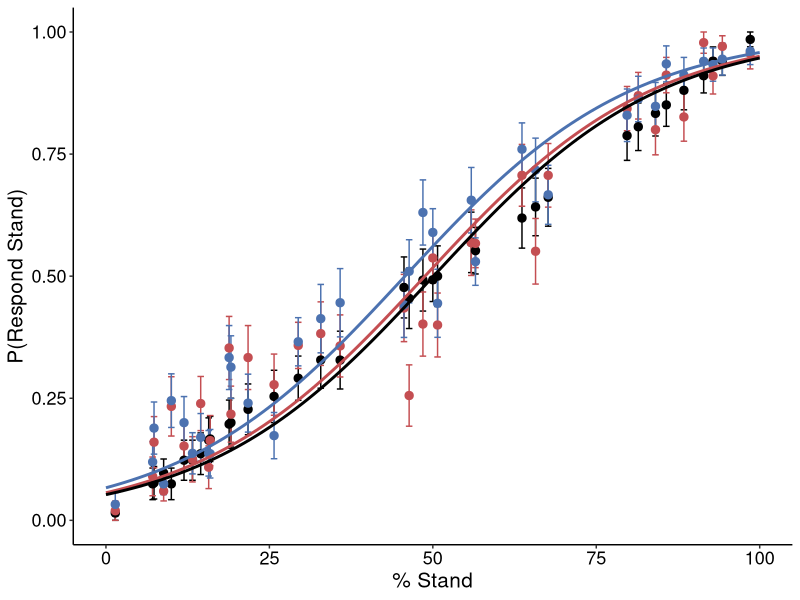
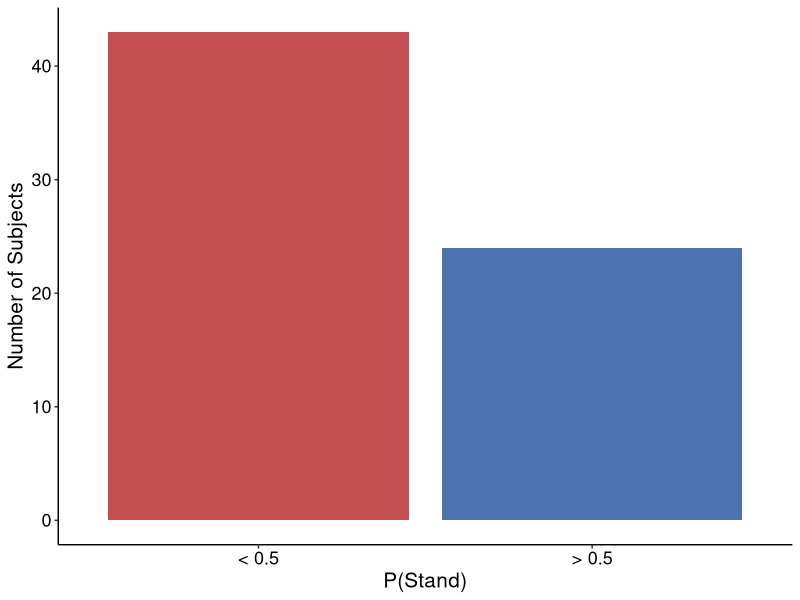
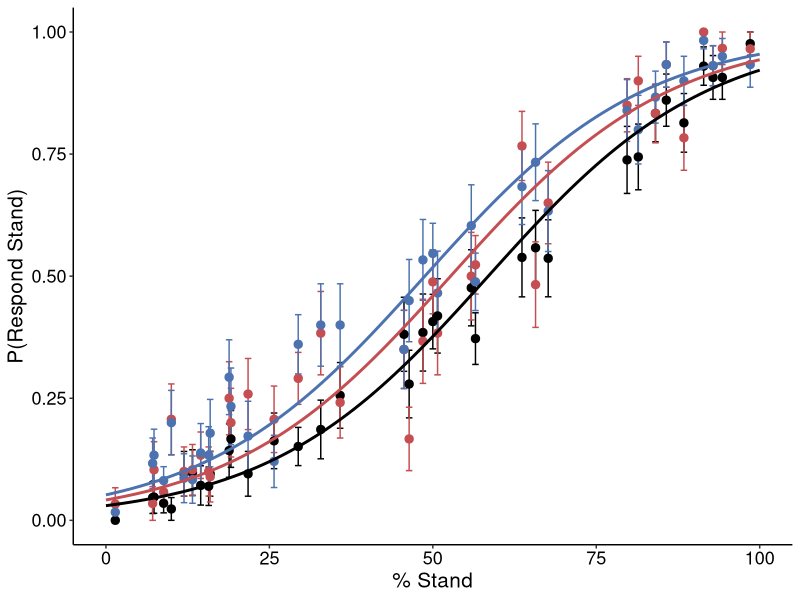
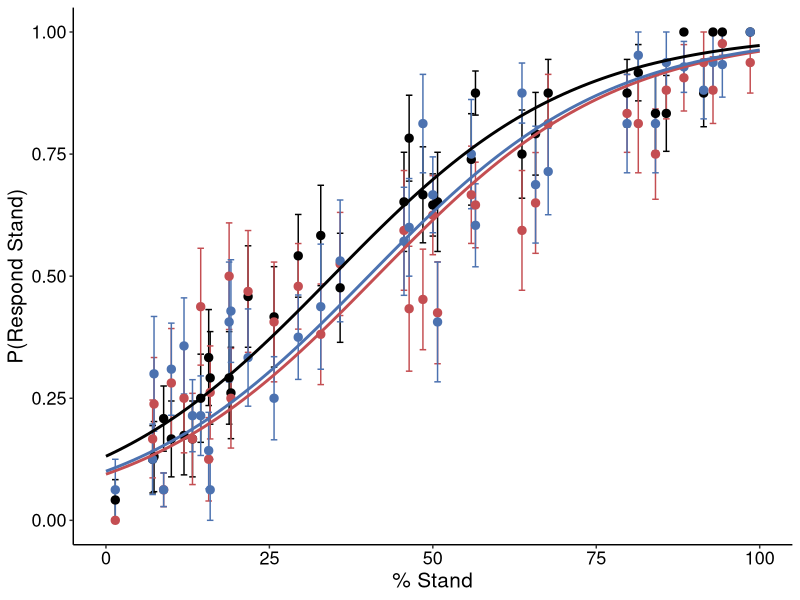
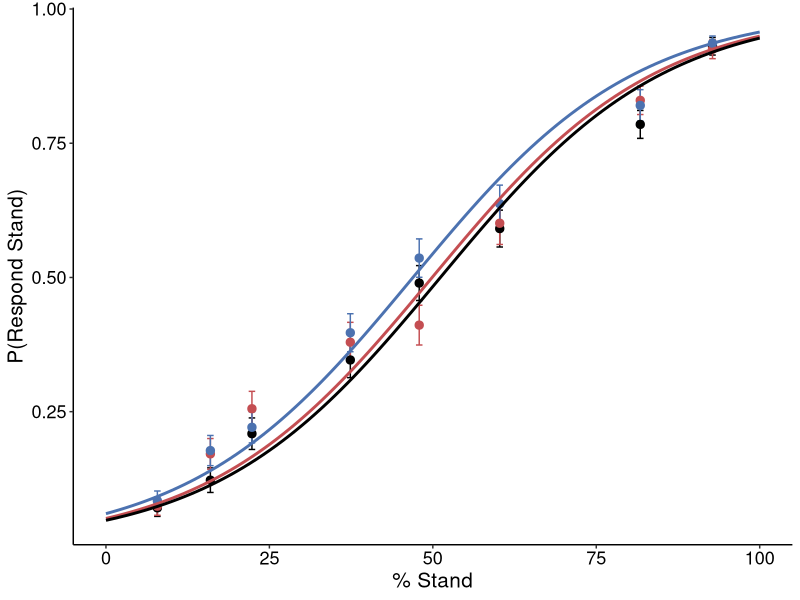
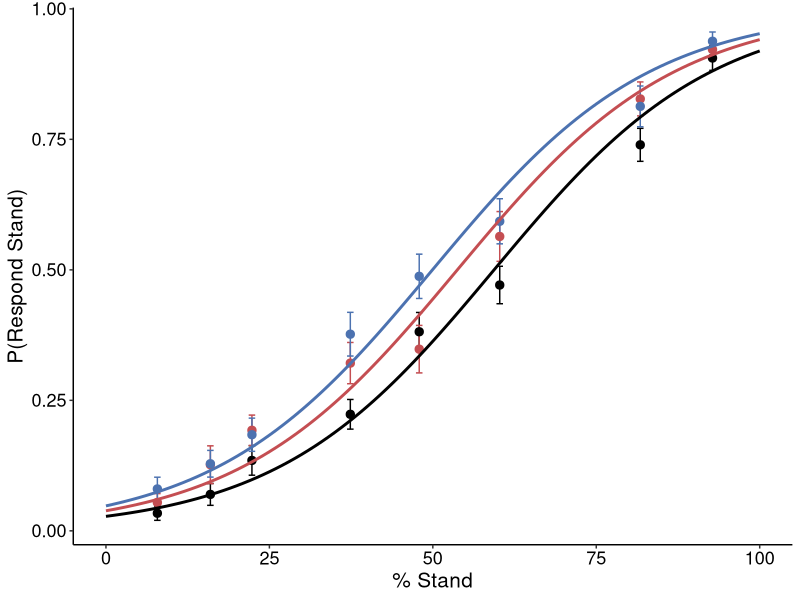
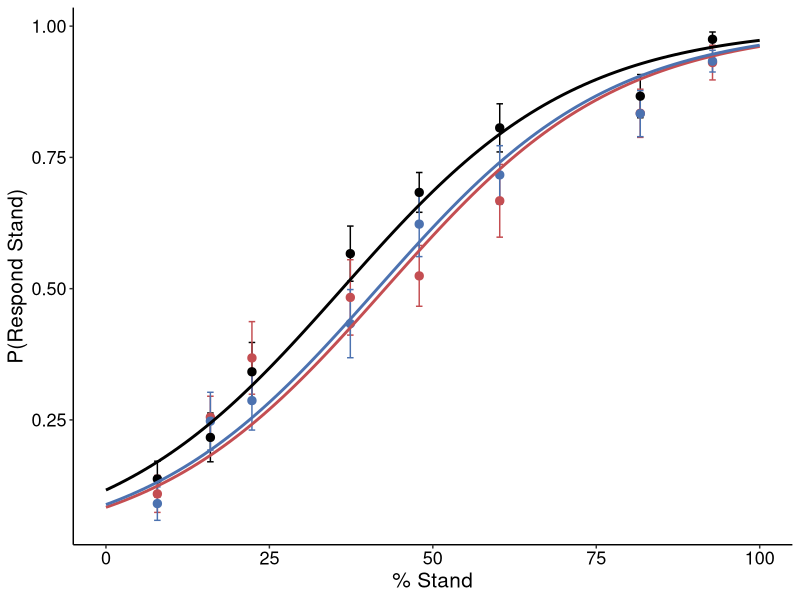

Generate these figures, in order, with R:
## ---- chunk 1

setwd(dirname(rstudioapi::getSourceEditorContext()$path))

knitr::opts_chunk$set(echo = FALSE)

rm(list = ls())

#####################################################################
#                           Import Libraries                        #
#####################################################################
library("tidyr")
library("dplyr")
library("ggplot2")
library("lme4")
library("lmerTest")
library("car")
library("Hmisc")
library("stringr")

sem <- 
  function(x) {sd(x,na.rm = T) / sqrt(length(x))}

## ---- chunk 2

AllData = read.csv("../data/blocks_complete.csv")

AllData = AllData[,-c(4)] 
AllData = subset(AllData, response != "null")
AllData = AllData[!is.na(AllData$"sub"),]

AllData$sub = as.factor(AllData$sub)
AllData$response = as.numeric(AllData$response)

## ---- chunk 3
neutral_data = subset(AllData, motivation == "neutral") %>%
  group_by(stimulus) %>%
  dplyr::summarise(Cat_n = mean(response) * 100)

neutral_data$ranked_ntile = ntile(neutral_data$Cat_n, 8)

# for all images
AllData <- AllData %>% 
  inner_join(neutral_data, by = "stimulus")

# find pStand per subject
thisdata <- subset(AllData, motivation == "neutral") %>%
  group_by(sub) %>%
  dplyr::summarise(pStand = mean(response))

# divide the participants where p(Stand) > 0.5 and p(Stand) < 0.5
Bin_Data = AllData %>%
  group_by(ranked_ntile) %>%
  dplyr::summarise(bin_Cat_n = mean(response) * 100)

AllData <- AllData %>% 
  inner_join(Bin_Data, by = "ranked_ntile")

tempdata <- thisdata %>% 
  filter(pStand > 0.5) %>%
  mutate(pStand_group = "> 0.5")

tempdata2 <- thisdata %>% 
  filter(pStand < 0.5) %>%
  mutate(pStand_group = "< 0.5")

pStand_group = rbind(tempdata, tempdata2)
pStand_group = pStand_group[,-c(2)]

thisdata <- thisdata %>% inner_join(pStand_group, by = "sub")
AllData <- AllData %>% inner_join(pStand_group, by = "sub")

## ---- chunk 4

WholeData = AllData
WholeData$motivation = relevel(factor(WholeData$motivation), ref = "neutral")

res_cat_n = glmer(
  response ~ Cat_n + motivation + (motivation|sub), 
  WholeData, family = binomial(link = "logit"), 
  control = glmerControl(calc.derivs = FALSE)
  )

summary(res_cat_n)

## ---- chunk 5

# create predicted dataset

res_coef_whole = coef(summary(res_cat_n))

intercept = res_coef_whole[1,1]
Cat_n = res_coef_whole[2,1]
Fall_est = res_coef_whole[3,1]
Stand_est = res_coef_whole[4,1]

pred.data_whole = data.frame(stim_n = rep(seq(0, 100, len = 101), 3),
                            condition = c(rep("neutral", 101),
                                          rep("fall", 101),
                                          rep("stand", 101)))

pred.data_whole$response = 
  ifelse(pred.data_whole$condition == "neutral", 1/(1 + exp(-(intercept + Cat_n * 
                                                               pred.data_whole$stim_n))),
  ifelse(pred.data_whole$condition == "fall", 1/(1 + exp(-(intercept + Cat_n * 
                                                            pred.data_whole$stim_n + Fall_est))), 
                          1/(1 + exp(-(intercept + Cat_n * pred.data_whole$stim_n + Stand_est)))))

sub_avg_whole <- WholeData %>% 
  group_by(sub, Cat_n, motivation) %>% 
  dplyr::summarise(Avg = mean(response))

## ---- chunk 6

group.colors <- c(stand="#4C72B0", fall="#C44E52", neutral="#000000")

plot.behav = ggplot() +
  stat_summary(data = sub_avg_whole, aes(x = Cat_n, y = Avg, color =  motivation),
               fun.data = mean_cl_normal, geom = "errorbar", width = 1,
               fun.args = list(mult = 1), alpha = 1) +
  stat_summary(data = sub_avg_whole, aes(x = Cat_n, y = Avg, color = motivation),
               fun.y = mean, geom = "point", size = 2.5, alpha = 1) +
  geom_line(data = pred.data_whole, aes(x = stim_n, y = response, color = condition), size = 1, alpha = 1) + 
  theme(legend.position = "none",
        panel.grid.major = element_blank(),
        panel.grid.minor = element_blank(),
        panel.background = element_blank(),
        axis.line = element_line(color = "black"),
        axis.text.x = element_text(size = 13, color = "black"),
        axis.text.y  = element_text(size=13,color="black"),
        axis.title.x = element_text(size=15),
        axis.title.y = element_text(size=15),
        strip.background = element_blank(),
        strip.text.x = element_text(face = "bold", size = 15)) +
  xlab("% Stand") + ylab("P(Respond Stand)") +
  scale_colour_manual(values=group.colors)

plot.behav

## ---- chunk 7

group.colors <- c("> 0.5" = "#4C72B0", "< 0.5" = "#C44E52")

ggplot(thisdata, aes(x=pStand_group, fill = pStand_group)) + geom_bar() +
  theme(legend.position="none",
      panel.grid.major = element_blank(), 
        panel.grid.minor = element_blank(),
        panel.background = element_blank(), 
        axis.line = element_line(colour = "black"),
        axis.text.x  = element_text(size=13,color="black"),
        axis.text.y  = element_text(size=13,color="black"),
        axis.title.x = element_text(size=15), 
        axis.title.y = element_text(size=15),
        strip.background = element_blank(),
        strip.text.x = element_text(face = "bold", size = 15)) +
  xlab("P(Stand)") +
  ylab("Number of Subjects") +
  scale_colour_manual(values=group.colors) +
  scale_fill_manual(values=group.colors)

## ---- chunk 8

FallBiasData = subset(AllData, pStand_group == "< 0.5")
FallBiasData$motivation = relevel(factor(FallBiasData$motivation), ref = "neutral")

res_cat_n_fall = glmer(
  response ~ Cat_n + motivation + (motivation|sub), 
  FallBiasData, family = binomial(link = "logit"), 
  control = glmerControl(calc.derivs = FALSE)
  )

summary(res_cat_n_fall)

## ---- chunk 9

# create predicted dataset

res_coef_fall = coef(summary(res_cat_n_fall))

intercept = res_coef_fall[1,1]
Cat_n = res_coef_fall[2,1]
Fall_est = res_coef_fall[3,1]
Stand_est = res_coef_fall[4,1]

pred.data_fall = data.frame(stim_n = rep(seq(0, 100, len = 101), 3),
                            condition = c(rep("neutral", 101),
                                          rep("fall", 101),
                                          rep("stand", 101)))

pred.data_fall$response = 
  ifelse(pred.data_fall$condition == "neutral", 1/(1 + exp(-(intercept + Cat_n * 
                                                               pred.data_fall$stim_n))),
  ifelse(pred.data_fall$condition == "fall", 1/(1 + exp(-(intercept + Cat_n * 
                                                            pred.data_fall$stim_n + Fall_est))), 
                          1/(1 + exp(-(intercept + Cat_n * pred.data_fall$stim_n + Stand_est)))))

sub_avg_fall <- FallBiasData %>% 
  group_by(sub, Cat_n, motivation) %>% 
  dplyr::summarise(Avg = mean(response))

## ---- chunk 10

group.colors <- c(stand="#4C72B0", fall="#C44E52", neutral="#000000")

plot.behav = ggplot() +
  stat_summary(data = sub_avg_fall, aes(x = Cat_n, y = Avg, color =  motivation),
               fun.data = mean_cl_normal, geom = "errorbar", width = 1,
               fun.args = list(mult = 1), alpha = 1) +
  stat_summary(data = sub_avg_fall, aes(x = Cat_n, y = Avg, color = motivation),
               fun.y = mean, geom = "point", size = 2.5, alpha = 1) +
  geom_line(data = pred.data_fall, aes(x = stim_n, y = response, color = condition), size = 1, alpha = 1) + 
  theme(legend.position = "none",
        panel.grid.major = element_blank(),
        panel.grid.minor = element_blank(),
        panel.background = element_blank(),
        axis.line = element_line(color = "black"),
        axis.text.x = element_text(size = 13, color = "black"),
        axis.text.y  = element_text(size=13,color="black"),
        axis.title.x = element_text(size=15),
        axis.title.y = element_text(size=15),
        strip.background = element_blank(),
        strip.text.x = element_text(face = "bold", size = 15)) +
  xlab("% Stand") + ylab("P(Respond Stand)") +
  scale_colour_manual(values=group.colors)

plot.behav

## ---- chunk 11

StandBiasData = subset(AllData, pStand_group == "> 0.5")
StandBiasData$motivation = relevel(factor(StandBiasData$motivation), ref="neutral")

res_cat_n_stand = glmer(response ~ Cat_n + motivation + (motivation|sub), StandBiasData, 
              family = binomial(link="logit"), control = glmerControl(calc.derivs = FALSE))
  
summary(res_cat_n_stand)

## ---- chunk 12

# create predicted dataset

res_coef_stand = coef(summary(res_cat_n_stand))

intercept = res_coef_stand[1,1]
Cat_n = res_coef_stand[2,1]
Fall_est = res_coef_stand[3,1]
Stand_est = res_coef_stand[4,1]

pred.data_stand = data.frame(stim_n = rep(seq(0, 100, len = 101), 3),
                       condition = c(rep("fall",101), rep("neutral",101), rep("stand",101)))

pred.data_stand$response= ifelse(pred.data_stand$condition == "neutral", 1/(1 + exp(-(intercept + Cat_n * pred.data_stand$stim_n))),
                    ifelse(pred.data_stand$condition == "fall", 1/(1 + exp(-(intercept + Cat_n * pred.data_stand$stim_n + Fall_est))),
                        1/(1 + exp(-(intercept + Cat_n * pred.data_stand$stim_n + Stand_est)))))

sub_avg_stand <- StandBiasData %>% 
  group_by(sub, Cat_n, motivation) %>% 
  dplyr::summarise(Avg = mean(response))

## ---- chunk 13

plot.behav = ggplot() +
  stat_summary(data = sub_avg_stand, aes(x=Cat_n, y=Avg, color = motivation),
               fun.data = mean_cl_normal, geom = "errorbar", width=1,
               fun.args = list(mult = 1), alpha = 1) + 
  stat_summary(data = sub_avg_stand, aes(x=Cat_n, y=Avg, color = motivation),
               fun.y=mean,geom="point", size=2.5, alpha = 1) +
  geom_line(data = pred.data_stand, aes(x=stim_n, y=response, color = condition), size=1, alpha = 1) +
  theme(legend.position="none",
      panel.grid.major = element_blank(), 
        panel.grid.minor = element_blank(),
        panel.background = element_blank(), 
        axis.line = element_line(colour = "black"),
        axis.text.x  = element_text(size=13,color="black"),
        axis.text.y  = element_text(size=13,color="black"),
        axis.title.x = element_text(size=15),
        axis.title.y = element_text(size=15),
        strip.background = element_blank(),
        strip.text.x = element_text(face = "bold", size = 15)) +
  xlab("% Stand") + ylab("P(Respond Stand)") +
  scale_colour_manual(values=group.colors)

plot.behav

## ---- chunk 14
WholeData = AllData
WholeData$motivation = relevel(factor(WholeData$motivation), ref = "neutral")

res_cat_n = glmer(
  response ~ bin_Cat_n + motivation + (motivation|sub), 
  WholeData, family = binomial(link = "logit"), 
  control = glmerControl(calc.derivs = FALSE)
  )

summary(res_cat_n)
## ---- chunk 15

# create predicted dataset

res_coef_whole = coef(summary(res_cat_n))

intercept = res_coef_whole[1,1]
Cat_n = res_coef_whole[2,1]
Fall_est = res_coef_whole[3,1]
Stand_est = res_coef_whole[4,1]

pred.data_whole = data.frame(stim_n = rep(seq(0, 100, len = 101), 3),
                       condition = c(rep("neutral",101), rep("fall",101), rep("stand",101)))

pred.data_whole$response= ifelse(pred.data_fall$condition == "neutral", 1/(1 + exp(-(intercept + Cat_n * pred.data_whole$stim_n))),
                    ifelse(pred.data_fall$condition == "fall", 1/(1 + exp(-(intercept + Cat_n * pred.data_whole$stim_n + Fall_est))),
                        1/(1 + exp(-(intercept + Cat_n * pred.data_fall$stim_n + Stand_est)))))

sub_avg_whole <- WholeData %>% 
  group_by(sub, bin_Cat_n, motivation) %>% 
  dplyr::summarise(Avg = mean(response))

## ---- chunk 16

group.colors <- c(stand="#4C72B0", fall="#C44E52", neutral="#000000")

plot.behav = ggplot() +
  stat_summary(data = sub_avg_whole, aes(x=bin_Cat_n, y=Avg, color = motivation),
               fun.data = mean_cl_normal, geom = "errorbar", width=1,
               fun.args = list(mult = 1), alpha = 1) + 
  stat_summary(data = sub_avg_whole, aes(x=bin_Cat_n, y=Avg, color = motivation),
               fun.y=mean,geom="point", size=2.5, alpha = 1) +
  geom_line(data = pred.data_whole, aes(x=stim_n, y=response, color = condition), size=1, alpha = 1) +
  theme(legend.position="none",
      panel.grid.major = element_blank(), 
        panel.grid.minor = element_blank(),
        panel.background = element_blank(), 
        axis.line = element_line(colour = "black"),
        axis.text.x  = element_text(size=13,color="black"),
        axis.text.y  = element_text(size=13,color="black"),
        axis.title.x = element_text(size=15),
        axis.title.y = element_text(size=15),
        strip.background = element_blank(),
        strip.text.x = element_text(face = "bold", size = 15)) +
  xlab("% Stand") + ylab("P(Respond Stand)") +
  scale_colour_manual(values=group.colors)

plot.behav

## ---- chunk 17

FallBiasData = subset(AllData, pStand_group == "< 0.5")
FallBiasData$motivation = relevel(factor(FallBiasData$motivation), ref="neutral")

res_cat_n_fall = glmer(response ~ bin_Cat_n + motivation + (motivation|sub), FallBiasData, 
              family = binomial(link="logit"), control = glmerControl(calc.derivs = FALSE))

summary(res_cat_n_fall)

## ---- chunk 18

# create predicted dataset

res_coef_fall = coef(summary(res_cat_n_fall))

intercept = res_coef_fall[1,1]
Cat_n = res_coef_fall[2,1]
Fall_est = res_coef_fall[3,1]
Stand_est = res_coef_fall[4,1]

pred.data_fall = data.frame(stim_n = rep(seq(0, 100, len = 101), 3),
                       condition = c(rep("neutral",101), rep("fall",101), rep("stand",101)))

pred.data_fall$response= ifelse(pred.data_fall$condition == "neutral", 1/(1 + exp(-(intercept + Cat_n * pred.data_fall$stim_n))),
                    ifelse(pred.data_fall$condition == "fall", 1/(1 + exp(-(intercept + Cat_n * pred.data_fall$stim_n + Fall_est))),
                        1/(1 + exp(-(intercept + Cat_n * pred.data_fall$stim_n + Stand_est)))))

sub_avg_fall <- FallBiasData %>% 
  group_by(sub, bin_Cat_n, motivation) %>% 
  dplyr::summarise(Avg = mean(response))

## ---- chunk 19

group.colors <- c(stand="#4C72B0", fall="#C44E52", neutral="#000000")

plot.behav = ggplot() +
  stat_summary(data = sub_avg_fall, aes(x=bin_Cat_n, y=Avg, color = motivation),
               fun.data = mean_cl_normal, geom = "errorbar", width=1,
               fun.args = list(mult = 1), alpha = 1) + 
  stat_summary(data = sub_avg_fall, aes(x=bin_Cat_n, y=Avg, color = motivation),
               fun.y=mean,geom="point", size=2.5, alpha = 1) +
  geom_line(data = pred.data_fall, aes(x=stim_n, y=response, color = condition), size=1, alpha = 1) +
  theme(legend.position="none",
      panel.grid.major = element_blank(), 
        panel.grid.minor = element_blank(),
        panel.background = element_blank(), 
        axis.line = element_line(colour = "black"),
        axis.text.x  = element_text(size=13,color="black"),
        axis.text.y  = element_text(size=13,color="black"),
        axis.title.x = element_text(size=15),
        axis.title.y = element_text(size=15),
        strip.background = element_blank(),
        strip.text.x = element_text(face = "bold", size = 15)) +
  xlab("% Stand") + ylab("P(Respond Stand)") +
  scale_colour_manual(values=group.colors)

plot.behav

## ---- chunk 20

StandBiasData = subset(AllData, pStand_group == "> 0.5")
StandBiasData$motivation = relevel(factor(StandBiasData$motivation), ref="neutral")

res_cat_n_stand = glmer(response ~ bin_Cat_n + motivation + (motivation|sub), StandBiasData, 
              family = binomial(link="logit"), control = glmerControl(calc.derivs = FALSE))
  
summary(res_cat_n_stand)

## ---- chunk 21

# create predicted dataset

res_coef_stand = coef(summary(res_cat_n_stand))

intercept = res_coef_stand[1,1]
Cat_n = res_coef_stand[2,1]
Fall_est = res_coef_stand[3,1]
Stand_est = res_coef_stand[4,1]

pred.data_stand = data.frame(stim_n = rep(seq(0, 100, len = 101), 3),
                       condition = c(rep("fall",101), rep("neutral",101), rep("stand",101)))

pred.data_stand$response= ifelse(pred.data_stand$condition == "neutral", 1/(1 + exp(-(intercept + Cat_n * pred.data_stand$stim_n))),
                    ifelse(pred.data_stand$condition == "fall", 1/(1 + exp(-(intercept + Cat_n * pred.data_stand$stim_n + Fall_est))),
                        1/(1 + exp(-(intercept + Cat_n * pred.data_stand$stim_n + Stand_est)))))

sub_avg_stand <- StandBiasData %>% 
  group_by(sub, bin_Cat_n, motivation) %>% 
  dplyr::summarise(Avg = mean(response))

## ---- chunk 22

plot.behav = ggplot() +
  stat_summary(data = sub_avg_stand, aes(x=bin_Cat_n, y=Avg, color = motivation),
               fun.data = mean_cl_normal, geom = "errorbar", width=1,
               fun.args = list(mult = 1), alpha = 1) + 
  stat_summary(data = sub_avg_stand, aes(x=bin_Cat_n, y=Avg, color = motivation),
               fun.y=mean,geom="point", size=2.5, alpha = 1) +
  geom_line(data = pred.data_stand, aes(x=stim_n, y=response, color = condition), size=1, alpha = 1) +
  theme(legend.position="none",
      panel.grid.major = element_blank(), 
        panel.grid.minor = element_blank(),
        panel.background = element_blank(), 
        axis.line = element_line(colour = "black"),
        axis.text.x  = element_text(size=13,color="black"),
        axis.text.y  = element_text(size=13,color="black"),
        axis.title.x = element_text(size=15),
        axis.title.y = element_text(size=15),
        strip.background = element_blank(),
        strip.text.x = element_text(face = "bold", size = 15)) +
  xlab("% Stand") + ylab("P(Respond Stand)") +
  scale_colour_manual(values=group.colors)

plot.behav
